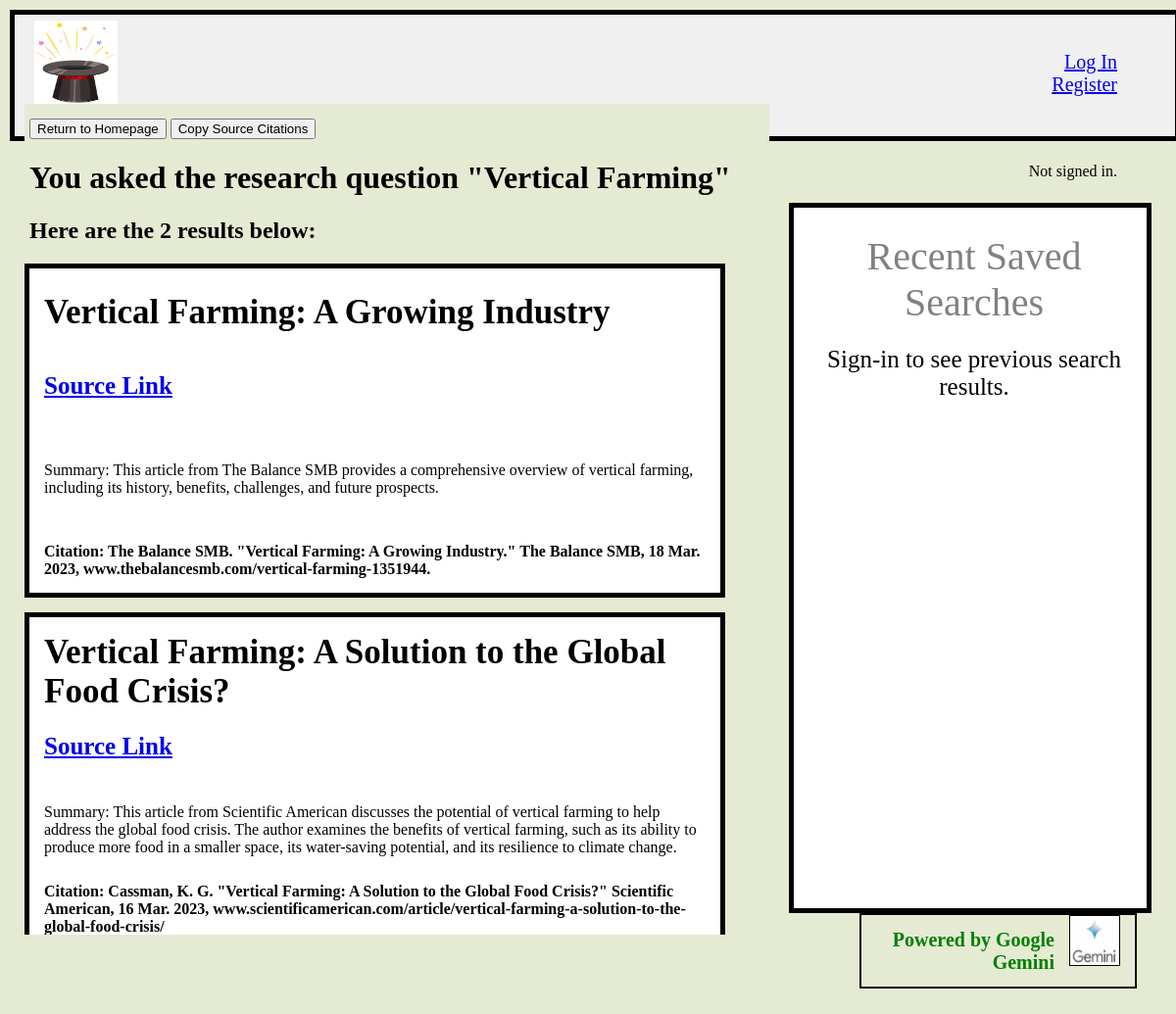
Page /results/1 on the committed database.
### sourcing/models.py (models this page shows)
class Search(models.Model):
    user = models.ForeignKey(User, on_delete=models.CASCADE, blank=True)
    searchID = models.AutoField(primary_key=True)
    topic = models.TextField(max_length=255)
    numSources = models.IntegerField()
    citationFormat = models.CharField(max_length=3)
    searchDate = models.TextField()
    results = models.ManyToManyField(Result)

class Result(models.Model):
    sourceCompany = models.TextField()
    sourceURL = models.URLField()
    summary = models.TextField()
    citation = models.TextField()

### sourcing/views.py (the view)
# urls.py: path("results/<int:searchID>", views.results, name="results"),
def results(request, searchID):
    search = Search.objects.get(pk=searchID)
    results = search.results.all()
    if request.user.is_authenticated:
        searches = request.user.savedSearches.all().order_by('-searchDate')[::-1][:5]
        return render(request, "sourcing/results.html", {
            "search": search,
            "sidebarSearch": searches,
            "results": results,
            "copy": False,
            "searchesNumber": len(searches)
        })
    else:
        return render(request, "sourcing/results.html", {
            "search": search,
            "results": results,
            "copy": False
        })

### sourcing/templates/sourcing/results.html (shortened to what this page needs)
{% extends "sourcing/layout.html" %}
{% block body %}
    <a href="{% url 'homepage' %}"><button>Return to Homepage</button></a>
    {% if copy %}
        <a href="{% url 'citations' search.searchID %}" style="background:#3630a3;color:white;" onclick="alert('Sources copied to clipboard.')"><button>Copy Source Citations</button></a>
    {% else %}
        <a href="{% url 'citations' search.searchID %}"><button>Copy Source Citations</button></a>
    {% endif %}
    <h1>You asked the research question "{{ search.topic }}"</h1>
    <h2>Here are the {{ search.numSources }} results below:</h2>
    {% for result in results %}
        <div class="result">
            <h1>{{ result.sourceCompany }}</h1>
            <h3><a href="{{ result.sourceURL }}" target="_blank">Source Link</a></h3>
            <p>{{ result.summary }}</p>
            <strong>{{ result.citation }}</strong>
        </div>
    {% endfor %}
{% endblock %}
{% block sidebar %}
    {% if user.is_authenticated %}
        {% if searchesNumber == 0 %}
            <h2 style="color: black; text-align: center;">You have no saved searches. Save some searches to see them here!</h2>
        {% else %}
            {% for search in sidebarSearch %}
                <a href="{% url 'goToSearch' search.searchID %}">
                    <div class="recentSearch">
                        <h1>{{ search.topic }}</h1>
                        <h3>{{ search.citationFormat }}</h3>
                        <h4>{{ search.searchDate }}</h4>
                    </div>
                </a>
            {% endfor %}
        {% endif %}
    {% else %}
        <a style="text-align: center; padding-top: 15px; font-size: 25px; color: black;">Sign-in to see previous search results.</a>
    {% endif %}
{% endblock %}

### sourcing/templates/sourcing/layout.html (shortened to what this page needs)
{% load static %}
<!DOCTYPE html>
<html lang="en">
    <head>
        <link href="{% static 'sourcing/styles.css' %}" rel="stylesheet">
    </head>
    <body>
        <div class="nav">
            <div class="title">
                <img src="{% static 'sourcing/magic-hat.jpg' %}" width="85" height="85">
                <h1 id="title">Sourcerer</h1>
            </div>
            <div>
                <div class="nav-item" id="sign-in-status">
                    {% if user.is_authenticated %}
                        <p id="username_status">Signed in as <strong>{{ user.username }}</strong>.</p>
                    {% else %}
                        <p>Not signed in.</p>
                    {% endif %}
                </div>
                {% if user.is_authenticated %}
                    <div class="nav-item">
                        <a class="nav-link" href="{% url 'logout' %}">Log Out</a>
                        <p></p>
                        <a class="nav-link" href="{% url 'savedSearches' user %}">Your Saved Searches</a>
                    </div>
                {% else %}
                    <div class="nav-item">
                        <a class="nav-link" href="{% url 'login' %}">Log In</a>
                        <a class="nav-link" href="{% url 'register' %}">Register</a>
                    </div>
                {% endif %}
            </div>
        </div>
        <div class="page-content">
            {% block body %}
            {% endblock %}
        </div>
        <div class="sidenav">
            <a>Recent Saved Searches</a>
            {% block sidebar %}
            {% endblock %}
        </div>
        <div class="google">
            <img src="{% static 'sourcing/google.png' %}" width="50" height="50">
            <h1>Powered by Google Gemini</h1>
        </div>
    </body>
</html>

### sourcing/static/sourcing/styles.css (style rules this page uses)
body { margin: 0; background-color: #e5ead3; padding: 10px; }
.page-content { position: fixed; background-color: #e5ead3; margin: 15px; margin-top: 8%; padding: 5px; padding-top: 15px; width: 62.5%; height: 80%; align-items: center; overflow-y: scroll; }
.title { position: absolute; text-align: right; width: 19.5%; color: blue; padding-left: 10px; font-size: 20px; top: 5%; }
.title img { float: left; position: relative; }
.google { font-size: 10px; position: absolute; text-align: right; width: 22%; color: green; padding-right: 15px; right: 25px; align-items: flex-end; z-index: 1; bottom: 2.5%; margin-right: 15px; border: 2px solid black; }
.google img { float: right; position: relative; margin-left: 15px; border: 1px solid black; }
.nav { background-color: #f0f0f0; height: 10vh; width: 97%; padding: 10px; text-align: left; border: 5px solid black; float: right; position: fixed; }
.nav-item { position: fixed; text-align: center; float: right; right: 5%; top: 5%; }
#sign-in-status { text-align: right; right: 5%; top: 14.5%; }
.nav-link { position: relative; text-align: center; float: right; font-size: 20px; }
.sidenav { width: 30%; position: fixed; z-index: 1; top: 20%; right: 25px; bottom: 10%; background-color: #ffffff; overflow-x: hidden; padding-top: 20px; border: 5px solid black; }
.sidenav a { padding: 6px 8px 6px 16px; text-decoration: none; font-size: 40px; color: #818181; display: block; text-align: center; }
.result { display: grid; height: 40%; width: 90%; outline: 5px black solid; align-items: center; padding-left: 15px; padding-right: 15px; overflow-y: scroll; margin-top: 25px; margin-bottom: 25px; background-color: white; }
.result h1 { font-size: 35px; color: black; text-align: left; margin-top: 10px; margin-bottom: 5px; }
.result h3 { margin-top: 5px; font-size: 25px; }
.result p { margin-bottom: 15px; margin-top: 7px; }

### rows in the picture
Search: topic "Vertical Farming", numSources "2"
Result: sourceCompany "Vertical Farming: A Growing Industry", summary "Summary: This article from The Balance SMB provides a comprehensive overview of vertical farming, including its history, benefits, challenges, and future prospects.", citation "Citation: The Balance SMB. \"Vertical Farming: A Growing Industry.\" The Balance SMB, 18 Mar. 2023, www.thebalancesmb.com/vertical-farming-1351944."
Result: sourceCompany "Vertical Farming: A Solution to the Global Food Crisis?", summary "Summary: This article from Scientific American discusses the potential of vertical farming to help address the global food crisis. The author examines the benefits of vertical farming, such as its ability to produce more food in a smaller space, its water-saving potential, and its resilience to climate change.", citation "Citation: Cassman, K. G. \"Vertical Farming: A Solution to the Global Food Crisis?\" Scientific American, 16 Mar. 2023, www.scientificamerican.com/article/vertical-farming-a-solution-to-the-global-food-crisis/"
